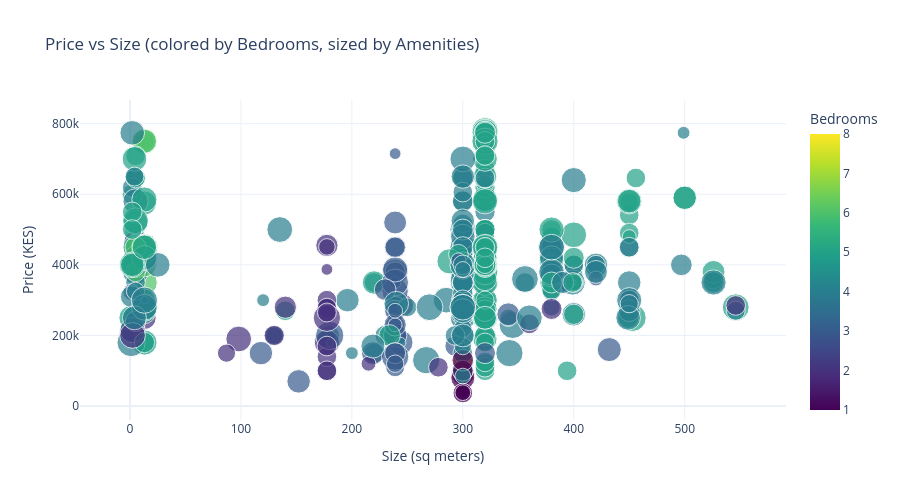

The code cell stored with this chart in its notebook:
### Markdown cell above
## 6. Interactive Components

### Code cell
# Price vs Size scatter plot with bedrooms as color
fig_scatter = px.scatter(
    data,
    x='Size_Numeric',
    y='Price (KES)',
    color='Bedrooms_Numeric',
    size='Total_Amenities',
    hover_data=['Neighborhood', 'Property Type'],
    title='Price vs Size (colored by Bedrooms, sized by Amenities)',
    labels={
        'Size_Numeric': 'Size (sq meters)',
        'Price (KES)': 'Price (KES)',
        'Bedrooms_Numeric': 'Bedrooms',
        'Total_Amenities': 'Total Amenities'
    },
    color_continuous_scale='Viridis'
)

fig_scatter.update_layout(
    template='plotly_white',
    height=500
)

fig_scatter.show()

# Correlation heatmap (selected features)
numeric_cols = ['Size_Numeric', 'Bedrooms_Numeric', 'Bathrooms', 'Total_Rooms', 
                'Total_Amenities', 'Price (KES)', 'Price_Per_SqM']

corr_matrix = data[numeric_cols].corr()

fig_corr = go.Figure(data=go.Heatmap(
    z=corr_matrix.values,
    x=corr_matrix.columns,
    y=corr_matrix.columns,
    colorscale='RdBu',
    zmid=0,
    text=corr_matrix.values.round(2),
    texttemplate='%{text}',
    textfont={"size": 10}
))

fig_corr.update_layout(
    title='Feature Correlation Heatmap',
    template='plotly_white',
    height=500
)

fig_corr.show()

### Figure 1 — Plotly figure (JSON) as saved in the notebook; plotly's stock layout.template omitted (floating-point values rounded to 4 significant figures; data arrays with more than 128 entries replaced by an {"elided": "..."} marker saying what was removed)
{"data": [{"customdata": {"elided": "460x2 str values"}, "hovertemplate": "Size (sq meters)=%{x}<br>Price (KES)=%{y}<br>Total Amenities=%{marker.size}<br>Neighborhood=%{customdata[0]}<br>Property Type=%{customdata[1]}<br>Bedrooms=%{marker.color}<extra></extra>", "legendgroup": "", "marker": {"color": {"elided": "460 int values"}, "coloraxis": "coloraxis", "size": {"elided": "460 int values"}, "sizemode": "area", "sizeref": 0.0725, "symbol": "circle"}, "mode": "markers", "name": "", "orientation": "v", "showlegend": false, "type": "scatter", "x": {"elided": "460 float values"}, "xaxis": "x", "y": {"elided": "460 int values"}, "yaxis": "y"}], "layout": {"coloraxis": {"colorbar": {"title": {"text": "Bedrooms"}}, "colorscale": [[0, "#440154"], [0.1111, "#482878"], [0.2222, "#3e4989"], [0.3333, "#31688e"], [0.4444, "#26828e"], [0.5556, "#1f9e89"], [0.6667, "#35b779"], [0.7778, "#6ece58"], [0.8889, "#b5de2b"], [1, "#fde725"]]}, "height": 500, "legend": {"itemsizing": "constant", "tracegroupgap": 0}, "title": {"text": "Price vs Size (colored by Bedrooms, sized by Amenities)"}, "xaxis": {"anchor": "y", "domain": [0, 1], "title": {"text": "Size (sq meters)"}}, "yaxis": {"anchor": "x", "domain": [0, 1], "title": {"text": "Price (KES)"}}}}
